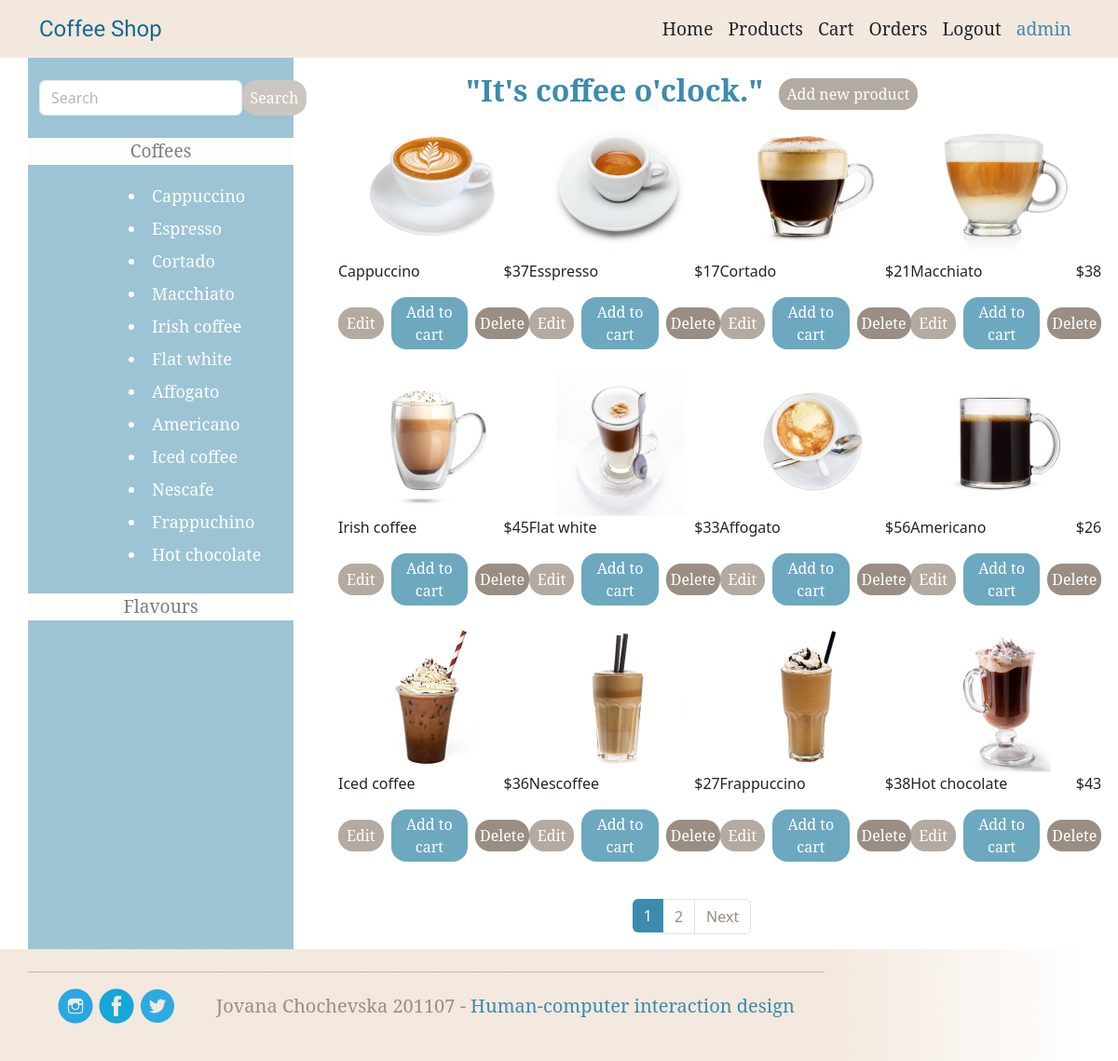
Screenshot of /products/ (signed in) with the database file from the repository.
### CoffeeShop/models.py (models this page shows, shortened)
class Product(models.Model):
    name = models.CharField(max_length=30)
    price = models.IntegerField()
    image = models.ImageField(upload_to="products/", null=True, blank=True)

### CoffeeShop/views.py (the view)
# urls.py: path('products/', products, name="products"),
def products(request):
    coffees = Product.objects.all()
    p = Paginator(coffees, 12)
    page_num = request.GET.get('page', 1)
    coffee_names = ['Cappuccino', 'Espresso', 'Cortado', 'Macchiato', 'Irish coffee', 'Flat white', 'Affogato',
                    'Americano', 'Iced coffee', 'Nescafe', 'Frappuchino', 'Hot chocolate']
    flavour_names = ['Chocolate', 'Vanilla', 'Strawberry', 'Caramel']
    try:
        page = p.page(page_num)
    except EmptyPage:
        page = p.page(1)
    context = {'coffees': page, 'coffee_names': coffee_names, 'flavour_names': flavour_names}
    return render(request, "products.html", context=context)

### CoffeeShop/templatetags/group_tags.py (called while the page is built)
@register.filter(name='has_group')
def has_group(user, group_name):
    return user.groups.filter(name=group_name).exists()

### templates/products.html (shortened to what this page needs)
<!DOCTYPE html>
<html lang="en">
<head>
    {% extends 'header_footer.html' %}
    {% load static %}
    {% load group_tags %}
{% block content %}
    <div class="container">
        <div class="row">
            <div class="col-3" style="background-color: #3C8BAC; opacity: 50%">
                <div class="mt-4 mb-2 row">
                    <form method="POST" class="d-flex" action="{% url 'search_feature' %}">
                        <div class="col-sm-10">
                            <input type="text" class="form-control me-2" id="inputPassword" placeholder="Search"
                                   name="search_query">
                        </div>
                        <button class="btn background_color_dark_cream rounded-4 text-white font_noto rounded-4 py-1 px-2 brown_edit-add_btn"#}
                                type="submit">Search
                        </button>
                    </form>
                </div>
                <div class="mt-4 row font_noto">
                    <div class="text-center mb-3" style="background-color: snow">
                        <a class="types_collapse color_blue_font" style="font-size: larger" data-bs-toggle="collapse"
                           href="#collapseCoffeeNames" role="button"
                           aria-expanded="true" aria-controls="collapseExample">
                            Coffees
                        </a>
                    </div>
                    {% for coffee_name in coffee_names %}
                        <div class="collapse show ms-5" id="collapseCoffeeNames">
                            <li class="text-white ps-5 p-1" style="font-size: large">{{ coffee_name }}</li>
                        </div>
                    {% endfor %}
                </div>
                <div class="mt-4 row font_noto">
                    <div class="text-center mb-3" style="background-color: snow">
                        <a class="types_collapse color_blue_font" style="font-size: larger" data-bs-toggle="collapse"
                           href="#collapseFlavours" role="button"
                           aria-expanded="false" aria-controls="collapseExample">
                            Flavours
                        </a>
                    </div>
                </div>
            </div>
            <div class="col-9 mt-3">
                <div class="d-flex justify-content-center">
                    <h2 class="color_lightblue font_noto me-3" style="font-weight: bold">"It's coffee o'clock."</h2>
                    <div class="my-auto" style="opacity: 75%">
                        {% if request.user|has_group:"seller" %}
                            <a href="{% url 'add_new' %}" type="button" id="add_new_product"
                               class="btn background_color_dark_cream rounded-4 text-white font_noto rounded-4 py-1 px-2 brown_edit-add_btn">
                                Add new product
                            </a>
                        {% endif %}
                    </div>
                </div>
                <div class="row ms-4">
                    {% for coffee in coffees %}
                        <div class="col-3 mb-4 product-card">
                            <div class="" style="width: 205px">
                                <div class="ms-3">
                                    {% if coffee.image %}
                                        <img src="{{ coffee.image.url }}" alt="coffee image">
                                    {% else %}
                                        <p>No image available</p>
                                    {% endif %}
                                </div>
                                <div class="inline mb-4">
                                    <p style="float: left">{{ coffee.name }}</p>
                                    <p class="" style="float: right">${{ coffee.price }}</p>
                                </div>
                                <div style="display: inline-flex;">
                                    {% if request.user|has_group:"seller" %}
                                        <a href="{% url 'edit_coffee' coffee.id %}" type="button" id="edit"
                                           class="editProject btn text-white font_noto rounded-4 my-auto background_color_dark_cream py-1 px-2 me-2 brown_edit-add_btn"
                                           style="opacity: 75%">Edit
                                        </a>
                                    {% endif %}
                                    {% if request.user|has_group:"customer" %}
                                        <form method="post" action="{% url 'add_to_cart' %}">
                                            <button id="add_to_cart" type="submit"
                                                    class="addProductToCart btn text-white font_noto rounded-4 my-auto background_color_lightblue py-1 px-2 me-2 blue_btn"
                                                    style="opacity: 75%">Add to cart
                                            </button>
                                        </form>
                                    {% endif %}
                                    {% if request.user|has_group:"seller" %}
                                        <a href="{% url 'delete_coffee' coffee.id %}" type="button" id="delete"
                                           class="deleteProject btn text-white font_noto rounded-4 my-auto background_color_dark_cream py-1 px-1 brown_delete_btn">Delete
                                        </a>
                                    {% endif %}
                                </div>
                            </div>
                        </div>
                    {% endfor %}
                </div>
                <nav aria-label="Page navigation example" class="mt-3">
                    <ul class="pagination justify-content-center">
                        {% for num_page in coffees.paginator.page_range %}
                            {% if coffees.number == num_page %}
                                <li class="page-item active" aria-current="page"><a class="page-link"
                                                                                    href="{% url 'products' %}?page={{ num_page }}">{{ num_page }}</a>
                                </li>
                            {% else %}
                                <li class="page-item" aria-current="page"><a class="page-link"
                                                                             href="{% url 'products' %}?page={{ num_page }}">{{ num_page }}</a>
                                </li>
                            {% endif %}
                        {% endfor %}
                        {% if coffees.has_next %}
                            <li class="page-item">
                                <a href="{% url 'products' %}?page={{ coffees.next_page_number }}" class="page-link" id="next_product_page">Next</a>
                            </li>
                        {% endif %}
                    </ul>
                </nav>
            </div>
        </div>
    </div>
{% endblock content %}

### templates/header_footer.html (shortened to what this page needs)
<!DOCTYPE html>
<html lang="en">
<head>
    <link rel="stylesheet" href="https://cdn.jsdelivr.net/npm/bootstrap@5.2.3/dist/css/bootstrap.min.css"
>
    {% load static %}
    {% load group_tags %}
    <link rel="stylesheet" type="text/css" href="{% static 'css/main.css' %}">
    <link rel="stylesheet" type="text/css" href="{% static 'css/home.css' %}">
</head>
<body>
<div id="main-wrapper">
    <div class="container-fluid background_color_cream">
        <nav class="navbar navbar-expand-lg bg-body-tertiary ">
            <div class="container">
                <a class="navbar-brand color_blue_font font_courgette" style="font-size: x-large;"
                   href="{% url 'home' %}">Coffee
                    Shop</a>
                <div class="collapse navbar-collapse" id="navbarNavDropdown">
                    <ul class="navbar-nav ms-auto">
                        <li class="nav-item">
                            <a id="home_nav_btn" class="nav-link text-dark font_noto font_size_header"
                               href="{% url 'home' %}">Home</a>
                        </li>
                        <li class="nav-item">
                            <a id="products_nav_btn" class="nav-link text-dark font_noto font_size_header"
                               href="{% url 'products' %}">Products</a>
                        </li>
                        {% if user.is_authenticated %}
                            {% if request.user|has_group:"customer" %}
                                <li class="nav-item">
                                    <a id="cart_nav_btn" class="nav-link text-dark font_noto font_size_header"
                                       href="{% url 'cart' %}">Cart</a>
                                </li>
                            {% endif %}
                            {% if request.user|has_group:"seller" %}
                                <li class="nav-item">
                                    <a id="orders_nav_btn" class="nav-link text-dark font_noto font_size_header"
                                       href="{% url 'orders' %}">Orders</a>
                                </li>
                            {% endif %}
                        {% endif %}
                        {% if user.is_authenticated %}
                            <li class="nav-item">
                                <a class="nav-link text-dark font_noto font_size_header" href="{% url 'logoutUser' %}">Logout</a>
                            </li>
                            <li class="nav-item">
                                <a class="nav-link font_noto color_lightblue font_size_header"
                                   href="#">{{ user }}</a>
                            </li>
                        {% else %}
                            <li class="nav-item">
                                <a id="login_nav_btn" class="nav-link text-dark font_noto font_size_header"
                                   href="{% url 'login' %}">Login</a>
                            </li>
                        {% endif %}
                    </ul>
                </div>
            </div>
        </nav>
    </div>
    <main>
        {% block content %}
        {% endblock content %}
    </main>
    <div class="container-fluid m-0 p-0" style="bottom: 0 !important; background-color: white">
        <div class="container-fluid photo_footer">
            <footer class="text-center my-auto">
                <div class="container">
                    <div class="row">
                        <hr class="w-75 text-center text-start mt-4">
                    </div>
                    <div class="row d-flex">
                        <div class="col-2 justify-content-start">
                            <a href="https://www.google.com/"><img
                                    src="{% static '../images/home/instagram-logo.png' %}"
                                    alt="instagram-logo"></a>
                            <img src="{% static '../images/home/fb-logo.png' %}" alt="fb-logo">
                            <img src="{% static '../images/home/tweeter-logo.png' %}" alt="tweeter-logo">
                        </div>
                        <div class="col-10 text-start my-auto">
                            <h5 class="my-auto font_noto"><span
                                    class="color_dark_cream">Jovana Chochevska 201107 -</span>
                                <span
                                        class="color_lightblue">Human-computer interaction design</span></h5>
                        </div>
                    </div>
                </div>
            </footer>
        </div>
    </div>
</div>
</body>
</html>

### static/css/main.css (style rules this page uses)
.font_courgette { font-family: 'Courgette', cursive; }
.font_noto { font-family: 'Noto Serif', serif; }
.background_color_cream { background-color: #F3E8DE; }
.color_dark_cream, .page-link { color: #9A8E84; }
.background_color_dark_cream { background-color: #9A8E84; }
.color_lightblue { color: #3C8BAC !important; }
.background_color_lightblue, .active .page-link { background-color: #3C8BAC; border: #3C8BAC; }
.color_blue_font { color: #136B90; }
.filters, .types_collapse { text-decoration: none !important; color: black; }
html, body { height: 100%; margin: 0; padding: 0; }
#main-wrapper { display: flex; flex-direction: column; min-height: 100%; }
main { flex: 1; }

### rows the page displays
Product: image (picture), name "Cappuccino", price "37"
Product: image (picture), name "Esspresso", price "17"
Product: image (picture), name "Cortado", price "21"
Product: image (picture), name "Macchiato", price "38"
Product: image (picture), name "Irish coffee", price "45"
Product: image (picture), name "Flat white", price "33"
Product: image (picture), name "Affogato", price "56"
Product: image (picture), name "Americano", price "26"
Product: image (picture), name "Iced coffee", price "36"
Product: image (picture), name "Nescoffee", price "27"
Product: image (picture), name "Frappuccino", price "38"
Product: image (picture), name "Hot chocolate", price "43"

### other values shown
{{ user }} "admin"
{{ coffee_name }} "Cappuccino" "Espresso" "Cortado" "Macchiato" "Irish coffee" "Flat white" "Affogato" "Americano" "Iced coffee" "Nescafe" "Frappuchino" "Hot chocolate"
{{ num_page }} "1"
{{ num_page }} "2"
